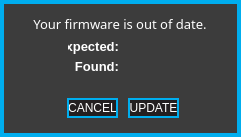
<?xml version="1.0" encoding="UTF-8"?>
<ui version="4.0">
 <class>FwoodDialog</class>
 <widget class="QWidget" name="FwoodDialog">
  <property name="geometry">
   <rect>
    <x>0</x>
    <y>0</y>
    <width>241</width>
    <height>137</height>
   </rect>
  </property>
  <property name="windowTitle">
   <string>Form</string>
  </property>
  <property name="styleSheet">
   <string notr="true">QWidget
{
	background:		rgba(35,31,32,255);
	border: 4px solid rgba(0,174,239,255);
}  

QWidget:hover
{
	/*border:				3px solid rgb(0, 126, 126)*/
}        

/*-------QFrame-------*/
QFrame
{
	background: rgb(60, 60, 60);
}

/* ---------- QLabels ------------*/
QLabel
{
	background:		rgba(0,0,0,0);
	color: 				white;
	font: 				10pt &quot;Futura&quot;;
	border:				none;
}

QLabel:hover
{
	border:				none;
}  

/* ---------- QSpinBox ------------*/
QSpinBox
{
	font: 10pt &quot;Futura&quot;;
	border: 2px solid rgb(0,174,239);
	background-color: rgba(0, 0, 0, 255);
	color: white;
	padding:0, 3, 0, 0;
}

QSpinBox::focus
{
	border: none;
	outline: none;
}

/* ---------- QLineEdit ------------*/
QLineEdit
{
	font: 10pt &quot;Futura&quot;;
	background: rgba(0,174,239,0);
	border: 2px solid rgba(0,174,239,255);
	border-radius: 0px;
	color: white;
	padding-left: 2px;
	padding-bottom: 2px;
}

QLineEdit:focus
{
	font: 10pt &quot;Futura&quot;;
	background: rgba(0,174,239,0);
	border: 2px solid white;
	border-radius: 0px;
	color: white;
	padding-left: 2px;
	padding-bottom: 2px;
}

/* ---------- QCheckBox ------------*/
QCheckBox
{
	font: 10pt &quot;Futura&quot;;
	background:rgba(0,174,239,0);
	color: white;
	padding:0, 3, 0, 0;
	border: none;
}

QCheckBox:focus
{
	background:rgba(0,174,239,0);
}


/* ------- QStackedWidget ---------*/
QStackedWidget
{
border-top: 1px solid white;
background: black;
}

/*---------- QPushButton ---------*/
QPushButton
{
	border: 2px solid rgba(0,174,239,255);
	font: 10pt &quot;Futura&quot;;
	color: white;
}

QPushButton:pressed
{
	border: 2px solid white;
	font: 9pt &quot;Futura&quot;;
	background: rgba(0,174,239,255);
	color: white;
}

/*-------QToolTip-------*/
QToolTip
{
	font: 10px &quot;Futura&quot;;
	color: rgb(255, 255, 255);
	background: rgba(40, 40, 40, 140);
	border: 1px solid rgb(120, 120, 120);
	padding: 2px;
	width: 22px;
}</string>
  </property>
  <widget class="QFrame" name="warningFrame">
   <property name="geometry">
    <rect>
     <x>0</x>
     <y>0</y>
     <width>241</width>
     <height>137</height>
    </rect>
   </property>
   <property name="focusPolicy">
    <enum>Qt::NoFocus</enum>
   </property>
   <property name="styleSheet">
    <string notr="true"/>
   </property>
   <property name="frameShape">
    <enum>QFrame::StyledPanel</enum>
   </property>
   <property name="frameShadow">
    <enum>QFrame::Raised</enum>
   </property>
   <widget class="QFrame" name="warningSubFrame">
    <property name="geometry">
     <rect>
      <x>8</x>
      <y>8</y>
      <width>224</width>
      <height>121</height>
     </rect>
    </property>
    <property name="focusPolicy">
     <enum>Qt::NoFocus</enum>
    </property>
    <property name="styleSheet">
     <string notr="true">QFrame {
	background:rgba(200, 200, 200, 0);
	border-bottom-left-radius:4.0;
	border-bottom-right-radius:4.0;
	border-top-left-radius:4.0;
	border-top-right-radius:4.0;
	border:none;


}
</string>
    </property>
    <property name="frameShape">
     <enum>QFrame::StyledPanel</enum>
    </property>
    <property name="frameShadow">
     <enum>QFrame::Raised</enum>
    </property>
    <widget class="QPushButton" name="update">
     <property name="geometry">
      <rect>
       <x>120</x>
       <y>90</y>
       <width>51</width>
       <height>20</height>
      </rect>
     </property>
     <property name="focusPolicy">
      <enum>Qt::NoFocus</enum>
     </property>
     <property name="styleSheet">
      <string notr="true"/>
     </property>
     <property name="text">
      <string>UPDATE</string>
     </property>
    </widget>
    <widget class="QLabel" name="label">
     <property name="geometry">
      <rect>
       <x>60</x>
       <y>30</y>
       <width>51</width>
       <height>16</height>
      </rect>
     </property>
     <property name="focusPolicy">
      <enum>Qt::NoFocus</enum>
     </property>
     <property name="styleSheet">
      <string notr="true">font: bold 10pt;</string>
     </property>
     <property name="text">
      <string>Expected:</string>
     </property>
     <property name="alignment">
      <set>Qt::AlignRight|Qt::AlignTrailing|Qt::AlignVCenter</set>
     </property>
    </widget>
    <widget class="QLabel" name="label_2">
     <property name="geometry">
      <rect>
       <x>60</x>
       <y>50</y>
       <width>51</width>
       <height>16</height>
      </rect>
     </property>
     <property name="focusPolicy">
      <enum>Qt::NoFocus</enum>
     </property>
     <property name="styleSheet">
      <string notr="true">font: bold 10pt;</string>
     </property>
     <property name="text">
      <string>Found:</string>
     </property>
     <property name="alignment">
      <set>Qt::AlignRight|Qt::AlignTrailing|Qt::AlignVCenter</set>
     </property>
    </widget>
    <widget class="QLabel" name="label_3">
     <property name="geometry">
      <rect>
       <x>0</x>
       <y>0</y>
       <width>224</width>
       <height>31</height>
      </rect>
     </property>
     <property name="font">
      <font>
       <family>Futura</family>
       <pointsize>10</pointsize>
       <weight>50</weight>
       <italic>false</italic>
       <bold>false</bold>
      </font>
     </property>
     <property name="focusPolicy">
      <enum>Qt::NoFocus</enum>
     </property>
     <property name="styleSheet">
      <string notr="true">font:10pt &quot;Futura&quot;;
</string>
     </property>
     <property name="text">
      <string>Your firmware is out of date.</string>
     </property>
     <property name="alignment">
      <set>Qt::AlignCenter</set>
     </property>
    </widget>
    <widget class="QLabel" name="expected">
     <property name="geometry">
      <rect>
       <x>80</x>
       <y>30</y>
       <width>111</width>
       <height>16</height>
      </rect>
     </property>
     <property name="focusPolicy">
      <enum>Qt::NoFocus</enum>
     </property>
     <property name="styleSheet">
      <string notr="true">font: 10pt;</string>
     </property>
     <property name="text">
      <string/>
     </property>
     <property name="alignment">
      <set>Qt::AlignLeading|Qt::AlignLeft|Qt::AlignVCenter</set>
     </property>
    </widget>
    <widget class="QLabel" name="found">
     <property name="geometry">
      <rect>
       <x>80</x>
       <y>50</y>
       <width>111</width>
       <height>16</height>
      </rect>
     </property>
     <property name="focusPolicy">
      <enum>Qt::NoFocus</enum>
     </property>
     <property name="styleSheet">
      <string notr="true">font: 10pt;</string>
     </property>
     <property name="text">
      <string/>
     </property>
     <property name="alignment">
      <set>Qt::AlignLeading|Qt::AlignLeft|Qt::AlignVCenter</set>
     </property>
    </widget>
    <widget class="QPushButton" name="cancel">
     <property name="geometry">
      <rect>
       <x>59</x>
       <y>90</y>
       <width>51</width>
       <height>20</height>
      </rect>
     </property>
     <property name="focusPolicy">
      <enum>Qt::NoFocus</enum>
     </property>
     <property name="toolTip">
      <string>I don't care! I don't want to update!</string>
     </property>
     <property name="styleSheet">
      <string notr="true"/>
     </property>
     <property name="text">
      <string>CANCEL</string>
     </property>
    </widget>
   </widget>
  </widget>
 </widget>
 <resources/>
 <connections/>
</ui>
